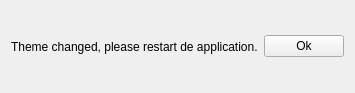
<?xml version="1.0" encoding="UTF-8"?>
<ui version="4.0">
 <class>ThemeDialog</class>
 <widget class="QMainWindow" name="ThemeDialog">
  <property name="geometry">
   <rect>
    <x>0</x>
    <y>0</y>
    <width>322</width>
    <height>93</height>
   </rect>
  </property>
  <property name="windowTitle">
   <string>ThemeDialog</string>
  </property>
  <widget class="QWidget" name="centralWidget">
   <layout class="QHBoxLayout" name="horizontalLayout">
    <item>
     <widget class="QLabel" name="label">
      <property name="text">
       <string>Theme changed, please restart de application.</string>
      </property>
     </widget>
    </item>
    <item>
     <widget class="QPushButton" name="ok">
      <property name="sizePolicy">
       <sizepolicy hsizetype="Minimum" vsizetype="Fixed">
        <horstretch>0</horstretch>
        <verstretch>0</verstretch>
       </sizepolicy>
      </property>
      <property name="text">
       <string>Ok</string>
      </property>
     </widget>
    </item>
   </layout>
  </widget>
 </widget>
 <layoutdefault spacing="6" margin="11"/>
 <resources/>
 <connections/>
</ui>
